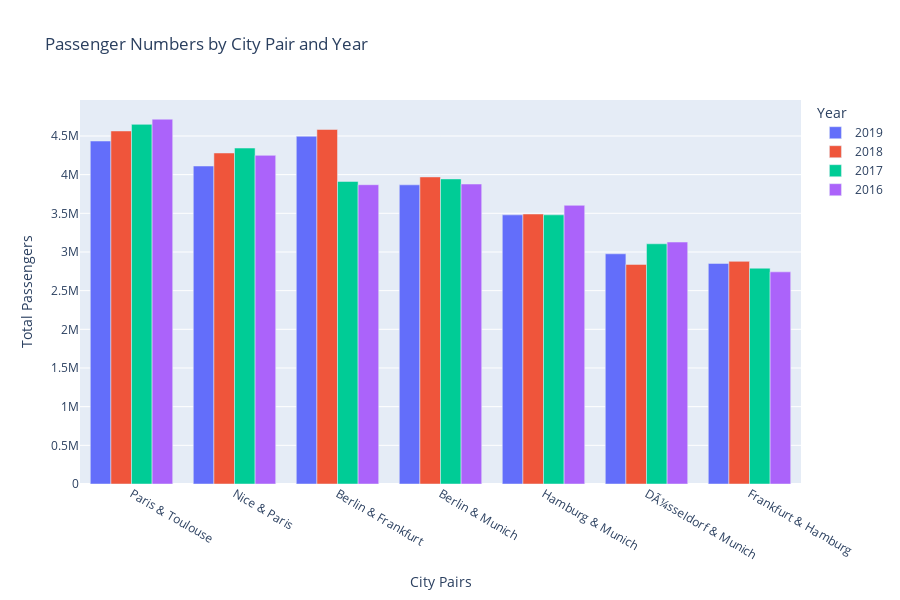

The notebook cell saved with this chart:
### Code cell
# Identify the top 10 city pairs based on total passengers across all years
top_city_pairs = df_combined.groupby('City_Pair')['Total passengers'].sum().nlargest(10).index

# Filter the DataFrame to include only the top 10 city pairs
df_filtered = df_combined[df_combined['City_Pair'].isin(top_city_pairs)]

# Initialize an empty figure
fig = go.Figure()

# Plot data for each year and each city pair
years = ['2019', '2018', '2017', '2016']
colors = ['#636EFA', '#EF553B', '#00CC96', '#AB63FA']  # Color palette for bars by year

for year, color in zip(years, colors):
    # Filter data for the specific year
    df_year = df_filtered[df_filtered['Year'] == year]
    
    # Add bar trace for each year
    fig.add_trace(go.Bar(
        x=df_year['City_Pair'],
        y=df_year['Total passengers'],
        name=str(year),
        marker_color=color
    ))

# Update layout to make the chart more readable
fig.update_layout(
    barmode='group',
    title="Passenger Numbers by City Pair and Year",
    xaxis_title="City Pairs",
    yaxis_title="Total Passengers",
    xaxis={'categoryorder': 'total descending'},
    legend_title="Year",
    width=900,
    height=600
    
)
    
# Show the figure
fig.show()

### Figure 1 — Plotly figure (JSON) as saved in the notebook; plotly's stock layout.template omitted (floating-point values rounded to 4 significant figures)
{"data": [{"marker": {"color": "#636EFA"}, "name": "2019", "type": "bar", "x": ["Berlin & Frankfurt", "Paris & Toulouse", "Nice & Paris", "Berlin & Munich", "Hamburg & Munich", "DÃ¼sseldorf & Munich", "Frankfurt & Hamburg"], "y": [4496494, 4434528, 4111741, 3868042, 3479956, 2976389, 2852058]}, {"marker": {"color": "#EF553B"}, "name": "2018", "type": "bar", "x": ["Berlin & Frankfurt", "Paris & Toulouse", "Nice & Paris", "Berlin & Munich", "Hamburg & Munich", "Frankfurt & Hamburg", "DÃ¼sseldorf & Munich"], "y": [4583867, 4564556, 4279947, 3970355, 3491075, 2878508, 2839081]}, {"marker": {"color": "#00CC96"}, "name": "2017", "type": "bar", "x": ["Paris & Toulouse", "Nice & Paris", "Berlin & Munich", "Berlin & Frankfurt", "Hamburg & Munich", "DÃ¼sseldorf & Munich", "Frankfurt & Hamburg"], "y": [4649919, 4343784, 3944576, 3911786, 3480168, 3105935, 2790292]}, {"marker": {"color": "#AB63FA"}, "name": "2016", "type": "bar", "x": ["Paris & Toulouse", "Nice & Paris", "Berlin & Munich", "Berlin & Frankfurt", "Hamburg & Munich", "DÃ¼sseldorf & Munich", "Frankfurt & Hamburg"], "y": [4716804, 4249404, 3878625, 3869795, 3603238, 3128381, 2742869]}], "layout": {"barmode": "group", "height": 600, "legend": {"title": {"text": "Year"}}, "title": {"text": "Passenger Numbers by City Pair and Year"}, "width": 900, "xaxis": {"categoryorder": "total descending", "title": {"text": "City Pairs"}}, "yaxis": {"title": {"text": "Total Passengers"}}}}
